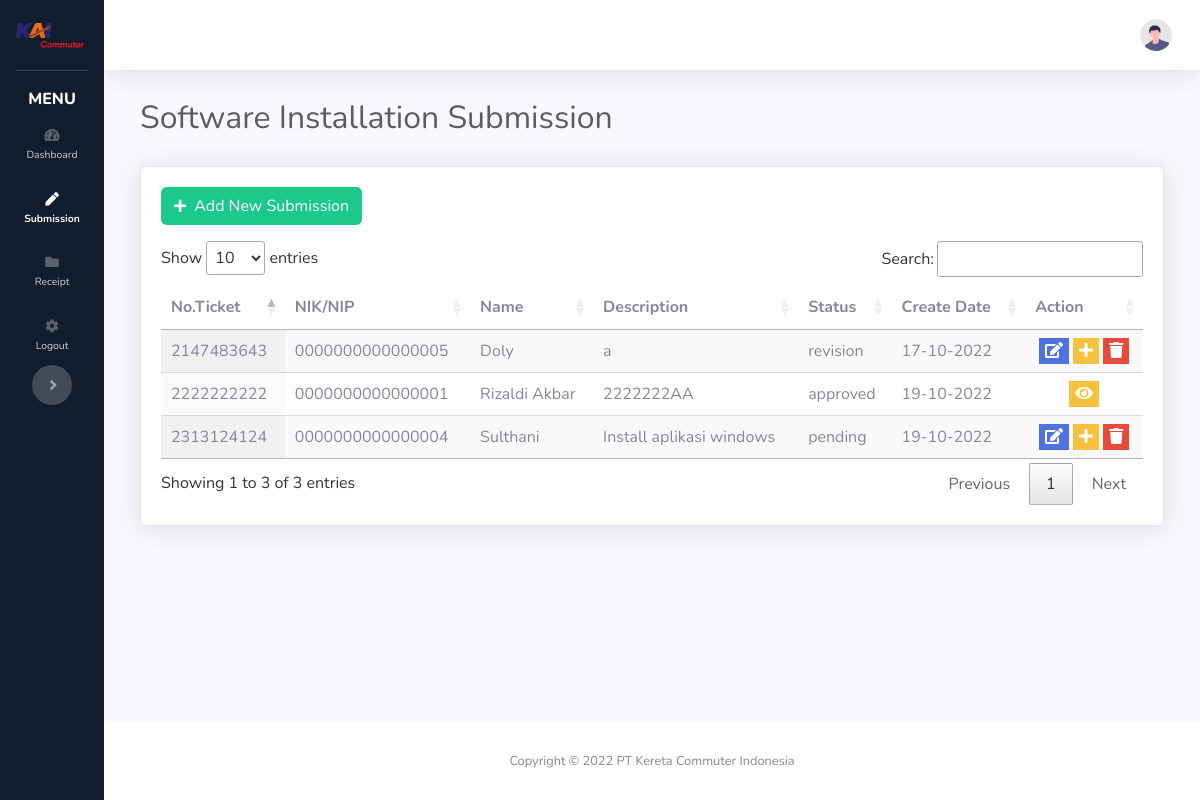
/index.php/admin/subsoftware, run on an earlier commit of the app's database.
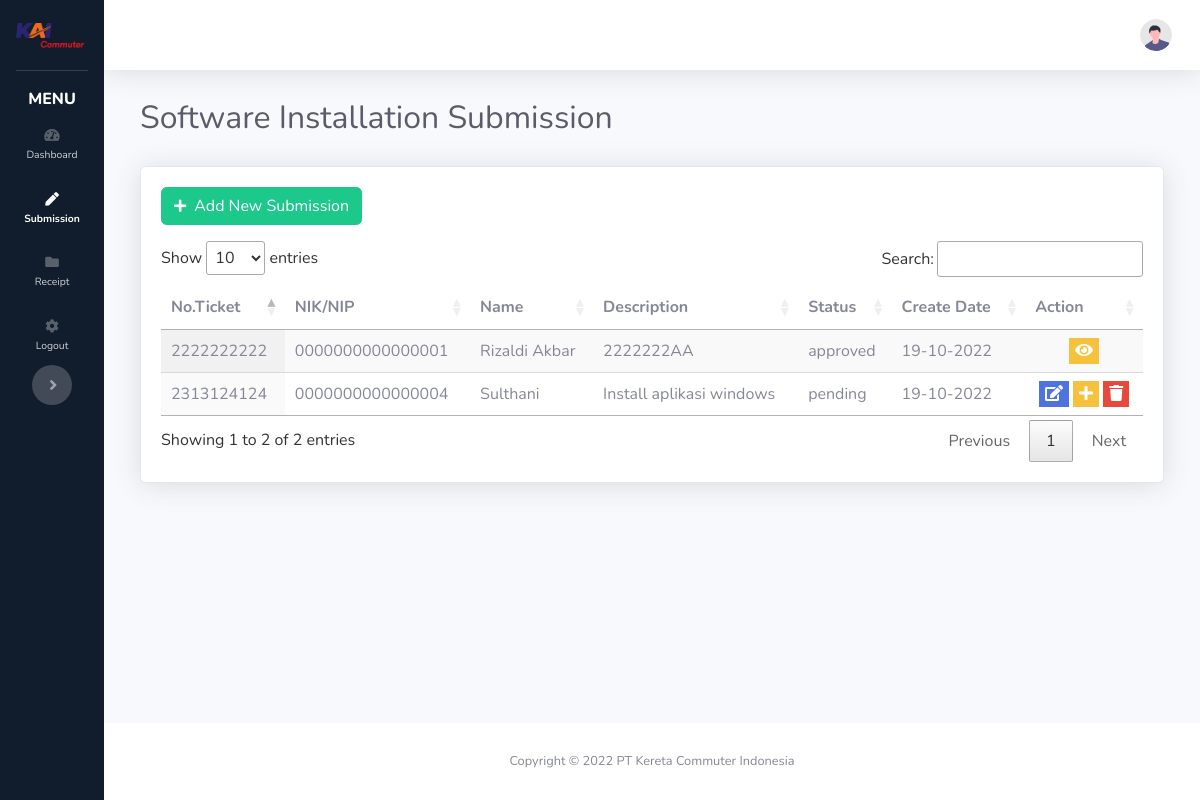
And on a later commit of the database.
### tables this page shows
CREATE TABLE `request` (
  `id_request` int(3) NOT NULL,
  `keluhan` text NOT NULL,
  `no_tiket` varchar(10) NOT NULL,
  `no_aset` varchar(20) NOT NULL,
  `tipe_pengajuan` enum('hardware','software') NOT NULL,
  `status` enum('pending','process','approved','revision','rejected','finish') NOT NULL,
  `nik` varchar(16) NOT NULL,
  `id_category` int(1) NOT NULL DEFAULT 1,
  `tanggal_request` date NOT NULL,
  `tanggal_approval` date NOT NULL,
  `approval_notes` text NOT NULL,
  `nik_admin` varchar(16) NOT NULL,
  `nip` varchar(10) NOT NULL
);

CREATE TABLE `employee` (
  `nik` varchar(16) NOT NULL,
  `nama` varchar(50) NOT NULL,
  `bagian` varchar(30) NOT NULL,
  `jabatan` varchar(30) NOT NULL
);

### application/controllers/admin.php (called while the page is built, shortened)
<?php
class Admin extends CI_Controller
{
    public function __construct()
    {
        $this->load->helper('url');
        $this->load->library('session');
        $this->load->database();
        $this->load->model('Model_Noc');
    }
    public function subsoftware()
    {
        $data['requestor'] = $this->Model_Noc->getRequestor_software();
        $data['title'] = 'Software-Submission';
        $this->load->view('head', $data);
        $this->load->view('admin/sidebar_admin', $data);
        $this->load->view('navbar', $data);
        $this->load->view('admin/submission_software', $data);
        $this->load->view('admin/modal_pengajuansoftware', $data);
        $this->load->view('admin/modal_editsoftware', $data);
        $this->load->view('admin/script/hapus_pengajuan', $data);
        $this->load->view('admin/script/caridata_employee', $data);
        $this->load->view('admin/script/tandatangan', $data);
        $this->load->view('footer', $data);
    }
}

### index.php (called while the page is built, shortened)
<?php
require_once BASEPATH.'core/CodeIgniter.php';

### application/models/Model_Noc.php (called while the page is built, shortened)
<?php
class Model_Noc extends CI_Model
{
    function getRequestor_software()
    {
        $this->db->select('request.*, employee.*, category.*');
        $this->db->join('employee', 'request.nik = employee.nik');
        $this->db->join('category', 'request.id_category = category.id_category');
        $this->db->from('request');
        $query = $this->db->get();
        return $query->result();
    }
}

### application/views/admin/submission_software.php (shortened to what the changed rows need)
<div class="mr-4 ml-4">
    <div class="row">
        <div class="container-fluid">
            <div class="card shadow mb-4">
                <div class="card-body">
                    <div class="tombol-pengajuan">
                        <button class="btn btn-md btn-success mb-3" data-toggle="modal" data-target="#tambahBarang"><i class="fas fa-plus fa-sm mr-2"></i>Add New Submission</button>
                    </div>
                    <table id="myTable" class="display">
                        <thead>
                            <tr>
                                <th>No.Ticket</th>
                                <th>NIK/NIP</th>
                                <th>Name</th>
                                <th>Description</th>
                                <th>Status</th>
                                <th>Create Date</th>
                                <th>Action</th>
                            </tr>
                        </thead>
                        <tbody>
                            <?php
                            foreach ($requestor as $data) {
                                if ($data->tipe_pengajuan == "software") {
                                    if ($data->status == "pending" || $data->status == "revision" || $data->status == "approved" || $data->status == "rejected" || $data->status == "revision") {
                            ?>
                                        <tr>
                                            <td><?php echo $data->no_tiket; ?></td>
                                            <td><?php echo $data->nik; ?></td>
                                            <td><?php echo $data->nama; ?></td>
                                            <td><?php echo $data->keluhan; ?></td>
                                            <td><?php echo $data->status; ?></td>
                                            <td><?php echo date("d-m-Y",  strtotime($data->tanggal_request)); ?></td>
                                            <td align="center">
                                                <?php
                                                if ($data->status == "approved") { ?>
                                                    <button class="tombol bg-warning text-white" title="Review" onClick="newWindow = window.open('<?php echo base_url('admin/reviewReq_software?idRequest=' . $data->id_request . '&noTiket=' . $data->no_tiket); ?>');newWindow.print();">
                                                        <font style="font-weight: bold;">
                                                            <i class="fa fa-eye"></i>
                                                        </font>
                                                    </button>
                                                <?php
                                                } else { ?>
                                                    <button class="tombol bg-primary text-white" data-toggle="modal" data-target="#editRequest<?php echo $data->id_request; ?>" title="Edit/Review">
                                                        <font style="font-weight: bold;">
                                                            <i class="fa fa-edit"></i>
                                                        </font>
                                                    </button>
                                                    <a href="<?php echo base_url('admin/addSoftware') . "?idRequest=" . $data->id_request . "&noTiket=" . $data->no_tiket; ?>">
                                                        <button class="tombol bg-warning text-white" title="Add Software">
                                                            <font style="font-weight: bold;">
                                                                <i class="fa fa-plus"></i>
                                                            </font>
                                                        </button>
                                                    </a>
                                                    <button class="tombol bg-danger text-white" data-toggle="modal" data-target="#deleteRequest<?php echo $data->id_request; ?>" title="Delete">
                                                        <font style="font-weight: bold;">
                                                            <i class="fa fa-trash"></i>
                                                        </font>
                                                    </button>
                                            </td>
                                        <?php
                                                }
                                        ?>
                                        </tr>
                            <?php
                                    }
                                }
                            }
                            ?>
                        </tbody>
                    </table>
                </div>
            </div>
        </div>
    </div>
</div>
</div>

What changed in the data, as far as the page shows it:
no longer on this page (row edited): request: no_tiket "2147483643", employee.nik "0000000000000005", employee.nama "Doly", keluhan "a", status "revision", tanggal_request "17-10-2022"
Also different on the page:
text written by a page script: "Show entries Search: Showing 1 to 3 of 3 entries Previous 1 Next" → "Show entries Search: Showing 1 to 2 of 2 entries Previous 1 Next"
